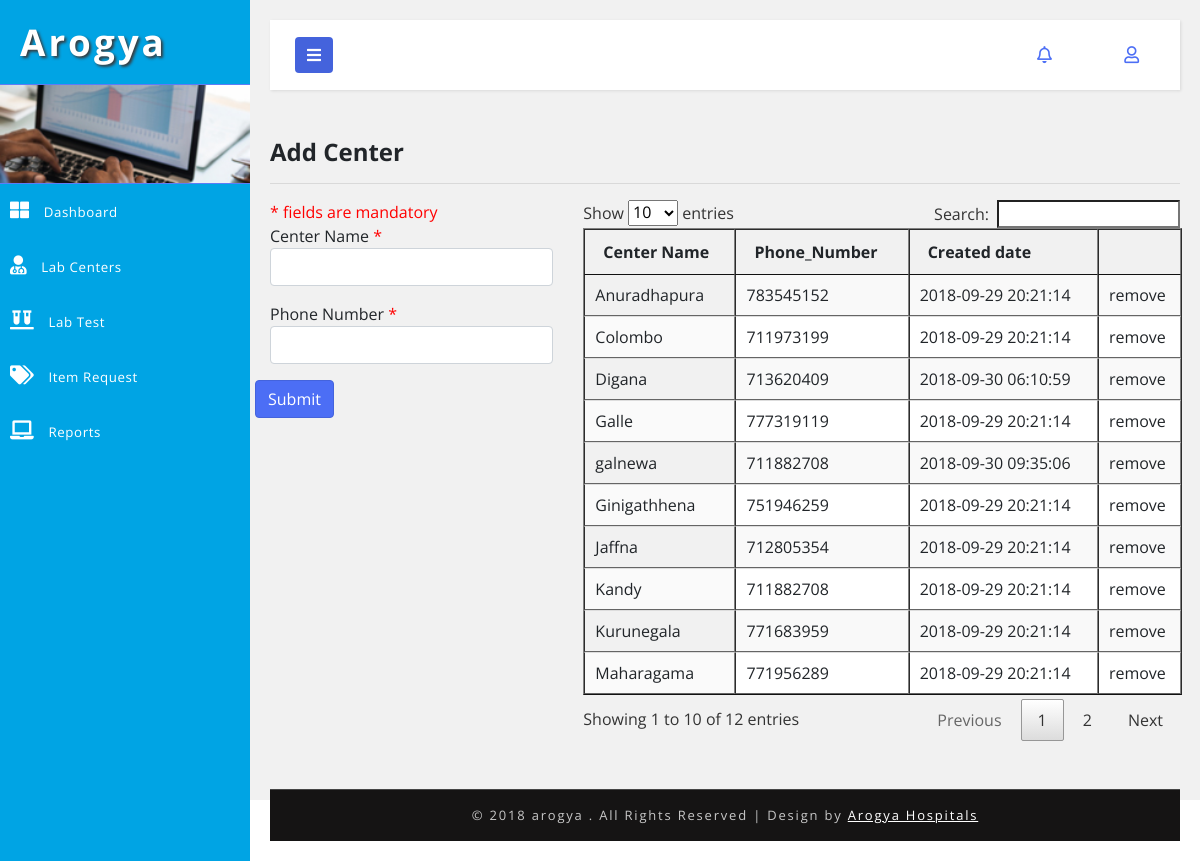
Page /Arogya_/arogyaadmin/lab/lab-center.php on the committed database.
### tables this page shows
CREATE TABLE `hms_center` (
  `center_name` varchar(20) NOT NULL,
  `id` int(5) NOT NULL,
  `Phone_Number` int(11) DEFAULT NULL,
  `created_date` timestamp NOT NULL DEFAULT CURRENT_TIMESTAMP
);

### Arogya_/arogyaadmin/DB.php (called while the page is built, shortened)
<?php
function getDBConnection() {
    $servername = "localhost";
    $username = "root";
    $password = "";
    $db = "hmsdb";
    $conn = mysqli_connect($servername, $username, $password, $db);
    if (!$conn) {
        die("Connection failed: " . mysqli_connect_error());
    } else {
        return $conn;
    }
}
function getData($sql) {
    $conn = getDBConnection();
    $result = mysqli_query($conn, $sql);
    if (mysqli_num_rows($result) > 0) {
        return $result;
    } else {
        return FALSE;
    }
}
?>

### Arogya_/arogyaadmin/lab/lab-center.php (the view, shortened to what this page needs)
<?php
include '../DB.php';
?>
<!DOCTYPE html>
<html lang="en">
    <head>
        <link rel="stylesheet" href="https://maxcdn.bootstrapcdn.com/font-awesome/4.7.0/css/font-awesome.min.css">
        <link href="../css/bootstrap.css" rel="stylesheet" type="text/css" media="all" />
        <link href="../css/style.css" rel="stylesheet" type="text/css" media="all" />
        <link rel="stylesheet" href="../css/style4.css">
        <link href="../css/fontawesome-all.css" rel="stylesheet">
        <link rel="stylesheet" href="https://use.fontawesome.com/releases/v5.3.1/css/all.css">
    </head>
    <body>
        <div class="wrapper">
            <nav id="sidebar">
                <div class="sidebar-header">
                    <h1>
                        <a href="#">Arogya</a>
                    </h1>
                </div>
                <div class="profile-bg"></div>
                <?php
                include_once '../_tree_lab.php';
                ?>
            </nav>
            <div id="content">
                <?php include_once '../_top_bar.php'; ?>
                <div class="blank-page-content">
                    <h4>Add Center</h4>
                    <hr>
                    <div class="row">
                        <div class="col-md-4">
                            <form class="form-horizontal" action="lab-center.php" method="post">
                                <span class="mando-msg">* fields are mandatory</span>
                                <div class="form-group">
                                    <label for="text" class="control-label col-xs-4">Center Name <span class="mando-msg">*</span></label>
                                    <div class="col-xs-8">
                                        <input id="text" required="" name="center_name" type="text" class="form-control">
                                    </div>
                                </div>
                                <div class="form-group">
                                    <label for="text" class="control-label col-xs-4">Phone Number <span class="mando-msg">*</span></label>
                                    <div class="col-xs-8">
                                        <input id="text"  name="Phone_Number" type="number" class="form-control">
                                    </div>
                                </div>
                                <div class="form-group row">
                                    <div class="col-xs-offset-4 col-xs-8">
                                        <button name="btnsubmit" type="submit" class="btn btn-primary">Submit</button>
                                    </div>
                                </div>
                            </form>
                        </div>
                        <div class="col-md-8">
                            <table border="1"id="example" class="display" cellspacing="0" width="100%">
                                <thead>
                                    <tr>
                                        <th>Center Name</th>
                                        <th>Phone_Number</th>
                                        <th>Created date</th>
                                        <th></th>
                                    </tr>
                                </thead>
                                <tbody>
                                    <?php
                                    $sql = "SELECT * FROM hms_center";
                                    $data = getData($sql);
                                    if ($data != null) {
                                        foreach ($data as $value) {
                                            ?>
                                            <tr>
                                                <td><?= $value['center_name'] ?></td>
                                                <td><?= $value['Phone_Number'] ?></td>
                                                 <td><?= $value['created_date'] ?></td>
                                                <td><a href="lab-center.php?id=<?= $value['id'] ?>">remove</a></td>
                                            </tr>
                                            <?php
                                        }
                                    }
                                    ?>
                                </tbody>
                            </table>
                        </div>
                    </div>
                </div>
                <?php include '../_footer.php'; ?>
            </div>
        </div>
        <link href="../css/jquery.dataTables.min.css" rel="stylesheet" type="text/css"/>
    </body>
</html>

### Arogya_/arogyaadmin/css/style.css (style rules this page uses)
* { margin: 0; padding: 0; }
body { background: radial-gradient(#eee, #668); height: 100vh; width: 100vw; }
html, body { margin: 0; font-size: 100%; font-family: 'Open Sans', sans-serif; background: #fff; }
.blank-page-content { min-height: 480px; }
.mando-msg { color: red; }
body a { text-decoration: none; transition: 0.5s all; -webkit-transition: 0.5s all; -moz-transition: 0.5s all; -o-transition: 0.5s all; -ms-transition: 0.5s all; }
input[type="button"], button[type="submit"] { transition: 0.5s all; -webkit-transition: 0.5s all; -moz-transition: 0.5s all; -o-transition: 0.5s all; -ms-transition: 0.5s all; }
h1, h2, h3, h4, h5, h6 { margin: 0; font-weight: 700; }
label { margin: 0; }
.profile-bg { border: 1px solid #5d7cf7; border-left: none; border-right: none; background: url(../images/menu1.jpg)no-repeat 0px 0px; -webkit-background-size: cover; -moz-background-size: cover; -o-background-size: cover; -ms-background-size: cover; background-size: cover; min-height: 100px; }
.btn-primary { color: #fff; background-color: #4c6ef5; border-color: #4463dc; }

### Arogya_/arogyaadmin/css/style4.css (style rules this page uses)
body { font-family: 'Open Sans', sans-serif; background: #f1f1f1; }
a, a:hover, a:focus { color: inherit; text-decoration: none; transition: all 0.3s; }
i, span { display: inline-block; }
.wrapper { display: flex; align-items: stretch; }
#sidebar { min-width: 250px; max-width: 250px; background: #00a4e4; color: #fff; transition: all 0.3s; }
.sidebar-header h1 { font-size: 2.3em; letter-spacing: 3px; color: #fff; text-shadow: 2px 2px 3px #39393a; }
#sidebar .sidebar-header { padding: 20px; background: #00a4e4; }
#content { padding: 20px; min-height: 100vh; transition: all 0.3s; overflow: hidden; width: 100%; }

### rows in the picture
hms_center: center_name "Kandy", Phone_Number "711882708", created_date "2018-09-29 20:21:14"
hms_center: center_name "Colombo", Phone_Number "711973199", created_date "2018-09-29 20:21:14"
hms_center: center_name "Kurunegala", Phone_Number "771683959", created_date "2018-09-29 20:21:14"
hms_center: center_name "Galle", Phone_Number "777319119", created_date "2018-09-29 20:21:14"
hms_center: center_name "Jaffna", Phone_Number "712805354", created_date "2018-09-29 20:21:14"
hms_center: center_name "Anuradhapura", Phone_Number "783545152", created_date "2018-09-29 20:21:14"
hms_center: center_name "Ginigathhena", Phone_Number "751946259", created_date "2018-09-29 20:21:14"
hms_center: center_name "Maharagama", Phone_Number "771956289", created_date "2018-09-29 20:21:14"
hms_center: center_name "Digana", Phone_Number "713620409", created_date "2018-09-30 06:10:59"
hms_center: center_name "galnewa", Phone_Number "711882708", created_date "2018-09-30 09:35:06"
